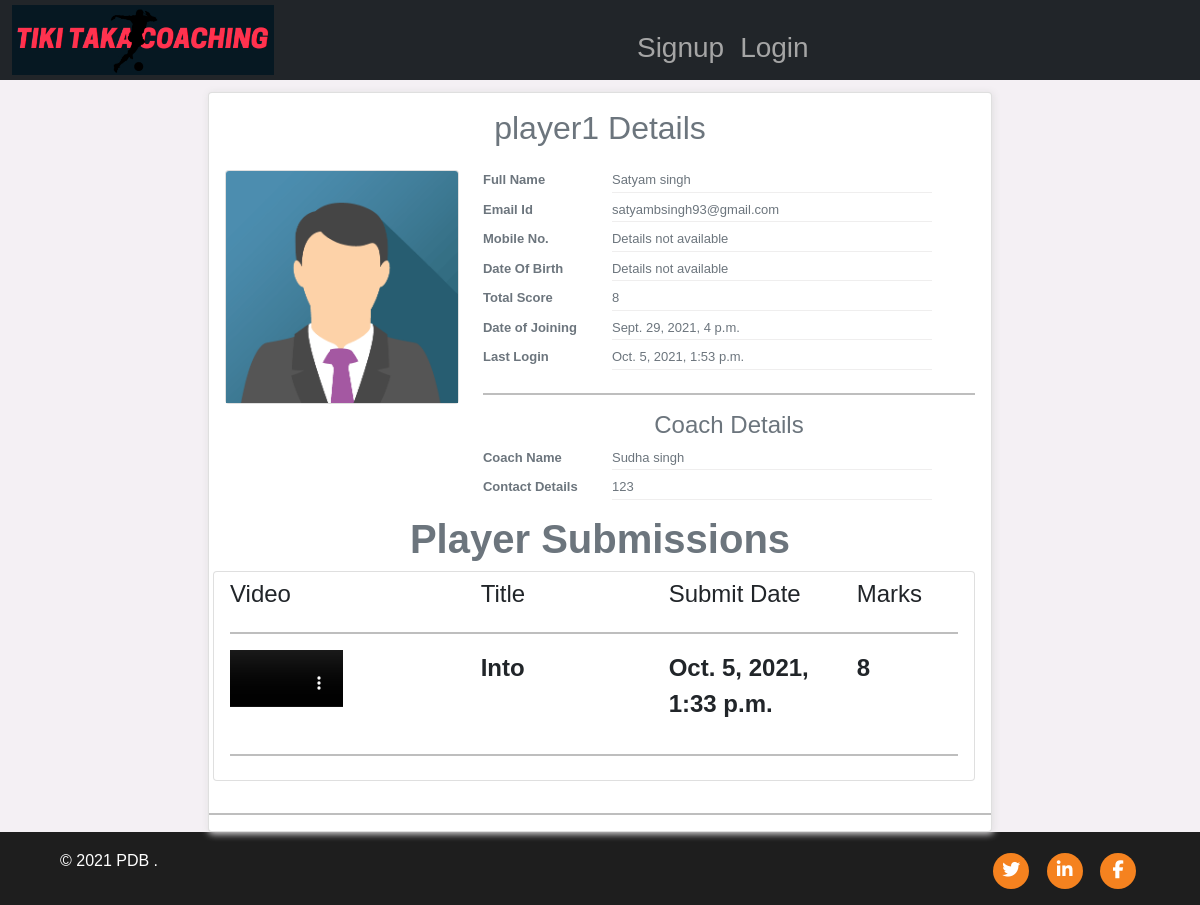
/player/viewprofile/16, run on an earlier commit of the app's database.
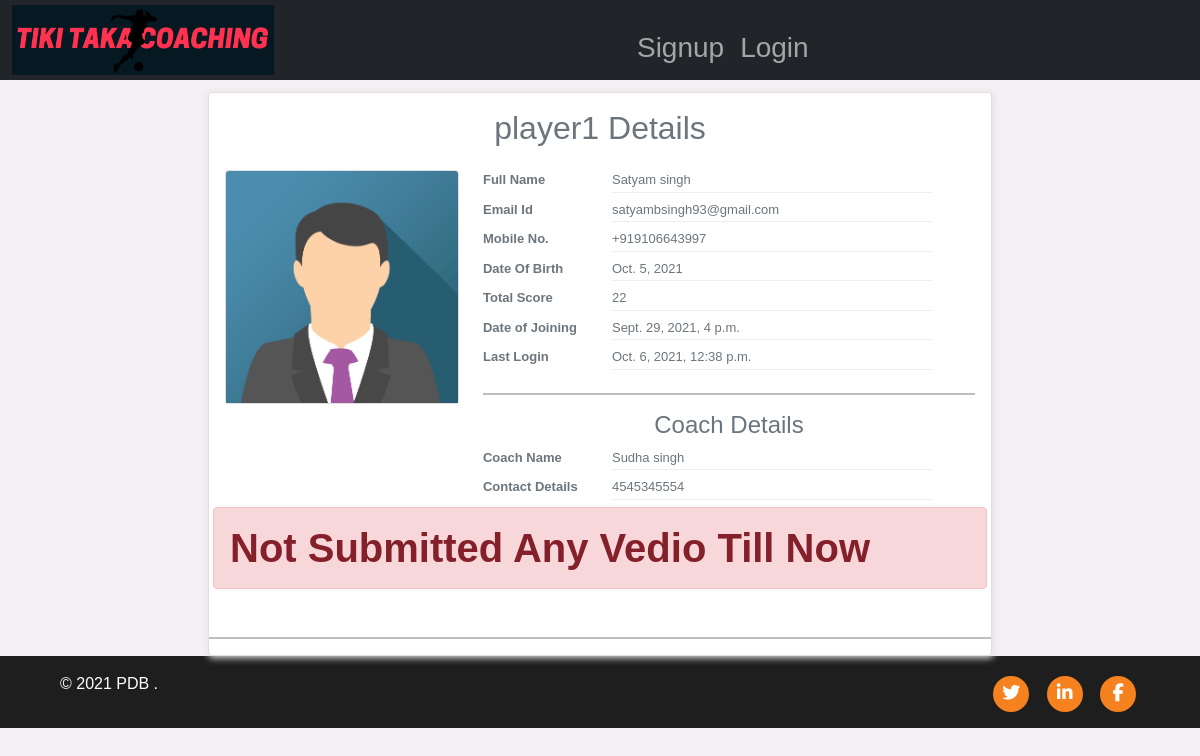
And on a later commit of the database.
### Players/models.py (models this page shows, shortened)
class User(AbstractUser):
    UserType = models.CharField(max_length=50)
    USERNAME_FIELD = 'username'
    REQUIRED_FIELDS = []
    def __str__(self):
        return f"{self.username}"

class PlayerData(models.Model):
    PlayerId = models.OneToOneField(User,on_delete=models.CASCADE,primary_key=True)
    PlayerCellNumber=models.CharField(max_length=15,blank=True)
    PlayerDob = models.DateField(null=True,blank=True)
    CoachName = models.ForeignKey('Coach.CoachData',on_delete=models.CASCADE,null=True)
    score = models.IntegerField(default=0)

### Coach/models.py (models this page shows, shortened)
class CoachData(models.Model):
    CoachId = models.OneToOneField(User,on_delete=models.CASCADE,primary_key=True)
    CoachDetails = models.CharField(max_length=200)
    CoachNumber = models.CharField(max_length=15,unique=True)

class VedioSubmission(models.Model):
    vedio = models.ForeignKey(VedioContent,on_delete=models.CASCADE)
    player = models.ForeignKey(PlayerData,on_delete=models.CASCADE)
    date = models.DateTimeField(auto_now_add=True)
    UploadedVedio = models.FileField(upload_to='upload/%y')
    marks = models.IntegerField(null=True,blank=True)
    submit = models.BooleanField(default=False)

class VedioContent(models.Model):
    category = models.ForeignKey(Category,on_delete=models.CASCADE)
    VedioTitle = models.CharField(max_length=200)
    author = models.ForeignKey(CoachData,on_delete=models.CASCADE,null=True,blank=True)
    Desc = models.TextField()
    thumbnail = models.ImageField(upload_to="images/%y")
    vedio = models.FileField(upload_to="vedio/%y")

### Players/views.py (the view)
# urls.py: path('player/viewprofile/<int:pk>',ViewPlayerProfile,name='playerprofile'),
def ViewPlayerProfile(request,pk):
    player = PlayerData.objects.get(pk=pk)
    user = User.objects.get(username = player.PlayerId)
    submission = VedioSubmission.objects.filter(player__PlayerId=player.PlayerId,submit = True)
    try :
        coach = CoachData.objects.get(CoachId = player.CoachName)
    except:
        coach = None
    context ={
        'player':player,
        'user':user,
        'submission':submission,
        'coach':coach,
        'pp':0
    }
    return render(request,'player/profile.html',context);

### templates/player/profile.html (shortened to what this page needs)
{% extends 'base.html' %}
{% load static %}
{% block content %}
<div class="container-fluid">
    <div class=" col-xs-12 col-sm-12  col-md-12 offset-lg-2 col-lg-8 col-xl-8 pad_top">
        <div class="card card_box">
            <div class="card-body">
                <h4 class="card-title titlecenter fs-2">{{user.username}} Details</h4>
                <div class="row pad_top">
                    <div
                        class="col-xs-4 offset-sm-4 col-sm-4 col-md-4 offset-lg-0 col-lg-4  offset-lg-0 col-xl-4 pad_top">
                        <div class="card">
                            <div class="">
                                <p class="card-text"> <img class="card-img-top" src="{% static 'images/student.png' %}"
                                        alt="Card image"></p>
                            </div>
                        </div>
                    </div>
                    <div class="col-12 col-sm-12 col-md-12 col-lg-8 col-xl-8 pad_top">
                        <div class="row">
                            <div class="col-6 col-sm-3 col-md-3 col-lg-3 col-xl-3">
                                <p class="marbot titlesize">Full Name </p>
                            </div>
                            <div class="col-12 col-sm-8 col-md-8 col-lg-8 col-xl-8">
                                <p class="marbot borderbot">{{user.first_name}} {{user.last_name}}</p>
                            </div>
                        </div>
                        <div class="row">
                            <div class="col-12 col-sm-3 col-md-3 col-lg-3 col-xl-3">
                                <p class="marbot titlesize">Email Id </p>
                            </div>
                            <div class="col-12 col-sm-8 col-md-8 col-lg-8 col-xl-8">
                                <p class="marbot borderbot">{{user.email}}</p>
                            </div>
                        </div>
                        <div class="row">
                            <div class="col-12 col-sm-3 col-md-3 col-lg-3 col-xl-3">
                                <p class="marbot titlesize">Mobile No.</p>
                            </div>
                            <div class="col-12 col-sm-8 col-md-8 col-lg-8 col-xl-8">
                                <p class="marbot borderbot"> {% if player.PlayerCellNumber %}
                                    {{player.PlayerCellNumber}} {% else %} Details not available {% endif %}</p>
                            </div>
                        </div>
                        <div class="row">
                            <div class="col-12 col-sm-3 col-md-3 col-lg-3 col-xl-3">
                                <p class="marbot titlesize">Date Of Birth </p>
                            </div>
                            <div class="col-12 col-sm-8 col-md-8 col-lg-8 col-xl-8">
                                <p class="marbot borderbot"> {% if player.PlayerDob %} {{player.PlayerDob}} {% else %}
                                    Details not available {% endif %}</p>
                            </div>
                        </div>
                        <div class="row">
                            <div class="col-12 col-sm-3 col-md-3 col-lg-3 col-xl-3">
                                <p class="marbot titlesize">Total Score</p>
                            </div>
                            <div class="col-12 col-sm-8 col-md-8 col-lg-8 col-xl-8">
                                <p class="marbot borderbot">{{player.score}}</p>
                            </div>
                        </div>
                        <div class="row">
                            <div class="col-12 col-sm-3 col-md-3 col-lg-3 col-xl-3">
                                <p class="marbot titlesize">Date of Joining</p>
                            </div>
                            <div class="col-12 col-sm-8 col-md-8 col-lg-8 col-xl-8">
                                <p class="marbot borderbot"> {{user.date_joined}}</p>
                            </div>
                        </div>
                        <div class="row">
                            <div class="col-12 col-sm-3 col-md-3 col-lg-3 col-xl-3">
                                <p class="marbot titlesize">Last Login</p>
                            </div>
                            <div class="col-12 col-sm-8 col-md-8 col-lg-8 col-xl-8">
                                <p class="marbot borderbot"> {{user.last_login}}</p>
                            </div>
                        </div>
                        <hr>
                        {% if coach %}
                        <h4 class="card-title titlecenter">Coach Details</h4>
                        <div class="row">
                            <div class="col-12 col-sm-3 col-md-3 col-lg-3 col-xl-3">
                                <p class="marbot titlesize">Coach Name </p>
                            </div>
                            <div class="col-12 col-sm-8 col-md-8 col-lg-8 col-xl-8">
                                <p class="marbot borderbot"> {{coach.CoachId.first_name}}  {{coach.CoachId.last_name}}</p>
                            </div>
                        </div>
                        <div class="row">
                            <div class="col-12 col-sm-3 col-md-3 col-lg-3 col-xl-3">
                                <p class="marbot titlesize">Contact Details  </p>
                            </div>
                            <div class="col-12 col-sm-8 col-md-8 col-lg-8 col-xl-8">
                                <p class="marbot borderbot">{{coach.CoachNumber}}</p>
                            </div>
                        </div>
                        {% else %}
                            {% if pp %}
                            <h3 class="text-center alert alert-danger">Wait Until we assign a coach to you </h3>
                            {% endif %}
                        {% endif %}
                    </div>
                {% if submission %}
                {% if pp %}
                <h1 class="mt-2 text-center fw-bold "> Your Submissions</h1>
                {% else %}
                <h1 class="mt-2 text-center fw-bold "> Player Submissions</h1>
                {% endif %}
                        <ul class="list-group borderradius_0">
                                <li class="list-group-item">
                                    <div class="row">
                                        <div class="col-4 col-sm-4 col-md-4 col-lg-4 table_head fw-bold">
                                            <h4>Video</h4>
                                        </div>
                                        <div class="col-3 col-sm-3 col-md-3 col-lg-3 table_head">
                                            <h4>Title </h4>
                                        </div>
                                        <div class="col-3 col-sm-3 col-md-3 col-lg-3 table_head">
                                            <h4>Submit Date </h4>
                                        </div>
                                        <div class="col-2 col-sm-2 col-md-2 col-lg-2 table_head">
                                            <h4>Marks </h4>
                                        </div>
                                    </div>
                                    <hr>
                                    {% for vedio in submission %}
                                    <div class="row fw-bold fs-4">
                                        <div class="col-lg-4">
                                            <video class="embed-responsive embed-responsive-16by9" poster="{{vedio.thumbnail.url}}"
                                                id="{{content.id}}" width="300" preload="none" height="150" controls="controls">
                                                <source src="{{vedio.vedio.vedio.url}}" type="video/mp4" />
                                            </video>
                                        </div>
                                        <div class="col-lg-3">
                                            <p class="description_text">{{vedio.vedio.VedioTitle}}</p>
                                        </div>
                                        <div class="col-lg-3">
                                            <p class="description_text">{{vedio.date}} </p>
                                        </div>
                                        <div class="col-lg-2">
                                            <p class="description_text">{{vedio.marks}} </p>
                                        </div>
                                    </div>
                                    <hr>
                                    {% endfor %}
                                </li>
                            </ul>
                {% else %}
                    <h1 class="alert alert-danger fw-bold">Not Submitted Any Vedio Till Now </h1>
                {% endif %}
                </div>
            </div>
            <hr>
        </div>
    </div>
</div>
{% endblock content %}

### templates/base.html (shortened to what this page needs)
<!doctype html>
{% load static %}
<html lang="en">
  <head>
    <link rel="stylesheet" href="{% static 'css/bootstrap.css' %}">
    <link rel="stylesheet" href="{% static 'css/mystyle.css' %}">
  </head>
  <body>
    {% include 'navbar.html' %}
    {% block content %}
    {% endblock content %}
    {% include 'footer.html' %}
  </body>
</html>

### templates/navbar.html (shortened to what this page needs)
{% load static %}
<nav class="navbar navbar-expand-md navbar-dark bg-dark">
  <div class="container-fluid">
    <a class="navbar-brand text-center fs-2 mx-auto waves-effect" href="/"><img src="{% static 'images/logo.png' %}" alt=""></a>
    <div class="collapse navbar-collapse"  id="navbarSupportedContent">
      <ul class="navbar-nav me-auto mb-2 mb-lg-0 mx-auto" >
        {% if request.user.is_authenticated %}
        <li class="nav-item dropdown ">
            <a class="nav-link dropdown-toggle fs-2" href="#" id="navbarDropdown" role="button" data-bs-toggle="dropdown" aria-expanded="false">
                {{request.user}}
            </a>
            <ul class="dropdown-menu" aria-labelledby="navbarDropdown">
                {% comment %} <li><a class="dropdown-item" href="{% url 'playerhome' %}">Your Course</a></li> {% endcomment %}
                {% if UserType == 1 %}
                <li><a class="dropdown-item" href="{% url 'playerhome' %}">profile</a></li>
                <li><a class="dropdown-item waves-effect waves-dark" href="{% url 'course' %}">Courses</a></li>
                {% elif UserType == 2 %}
                <li><a class="dropdown-item" href="{% url 'coachprofile' %}">activities</a></li>
                {% elif UserType == 3 %}
                {% comment %} <li><a class="dropdown-item" href="{% url 'parenthome' %}">profile</a></li> {% endcomment %}
                {% endif %}
                <li><a class="dropdown-item" href="{% url 'logout' %}"> <i class="fas fa-sign-out-alt"></i> Logout</a></li>
            </ul>
            </li>
        {% else %}
            <li class="nav-item mt-3 ">
                <a href="{% url 'signup' %}" type="button"
                class="nav-link fs-3 waves-effect">Signup</a>
            </li>
            <li class="nav-item mt-3 mx-2">
                <a href="{% url 'login' %}" type="button"
                class="nav-link fs-3 waves-effect mx-2">Login</a>
            </li>
        {% endif %}
    </ul>
    </div>
  </div>
</nav>

### templates/footer.html
<footer class="wrapperfooter footer" id="footer">
<div class="container-fluid wrapper pad_0">
<div class="row copyright_border">
<div class="col-12  col-sm-6 offset-md-4 col-md-4 offset-lg-0 col-lg-2 mrg_top6">
<p class="copyrights">© 2021 PDB . </span>
</div>
<div class="col-12 col-sm-6 col-md-4 col-lg-3">
</div>
<div class="col-12 col-sm-6 col-md-4 col-lg-3"></div>
<div class="col-12 col-sm-6 col-md-4 col-lg-4 textalignr">
<div class="col-12  col-lg-12  pad_0 mrgtop_2 textalignr">
<p class=""><a href="" class="footer_links"><i class="fa fa-twitter" aria-hidden="true"></i><a/>&nbsp;&nbsp;&nbsp;<a href="" class="footer_links"><i class="fa fa-linkedin" aria-hidden="true"></i><a/>&nbsp;&nbsp;&nbsp;<a href="" class="footer_links"><i class="fa fa-facebook" aria-hidden="true"></i><a/></p>
</div>
</div>
</div>
</div>
</footer>

### static/css/mystyle.css (style rules this page uses)
* { margin:0px; padding:0px; }
body { font-family: 'Source Sans Pro', sans-serif; font-weight:normal; color:#6c757d; }
.navbar { padding: 0; }
.navbar-brand img { height: 70px; width: auto; display: block; -webkit-transition : all 0.3s ease-out; transition : all 0.3s ease-out; }
.nav-link { color:#a5a5a5 !important; font-weight: 500; transition: all 200ms linear; }
.nav-link { position: relative; padding: 5px 0 !important; display: inline-block; }
.nav-item:after { position: absolute; bottom: -5px; left: 0; width: 100%; height: 2px; content: ''; background-color: #ace60d !important; opacity: 0; transition: all 200ms linear; }
.nav-item { position: relative; transition: all 200ms linear; }
.pad_0 { padding:0px; }
.wrapper { width:90%; margin:0px auto; }
.footer_links { margin-top:6%; font-size: 18px; display: inline-block; background: #f5821f; color: #fff; line-height: 1; padding: 8px 0; margin-right: 4px; border-radius: 50%; text-align: center; width: 36px; height: 36px; transition: 0.3s; }
.mrg_top6 { margin-top:1.5%; }
.textalignr { text-align:right; }
.footer { background-color:#1e1e1e; color:#FFF; }

What changed in the data, as far as the page shows it:
removed VedioSubmission: vedio.VedioTitle "Into", date "Oct. 5, 2021, 1:33 p.m.", marks "8"
changed User "player1": last_login "Oct. 5, 2021, 1:53 p.m." → "Oct. 6, 2021, 12:38 p.m."
changed PlayerData: PlayerCellNumber (not shown) → "+919106643997"; PlayerDob (not shown) → "Oct. 5, 2021"; score "8" → "22"
changed CoachData "Sudha": CoachNumber "123" → "4545345554"
Also different on the page:
text no longer shown: "Details not available Details not available Player Submissions Video Title Submit Date Marks"
text now shown: "Not Submitted Any Vedio Till Now"
